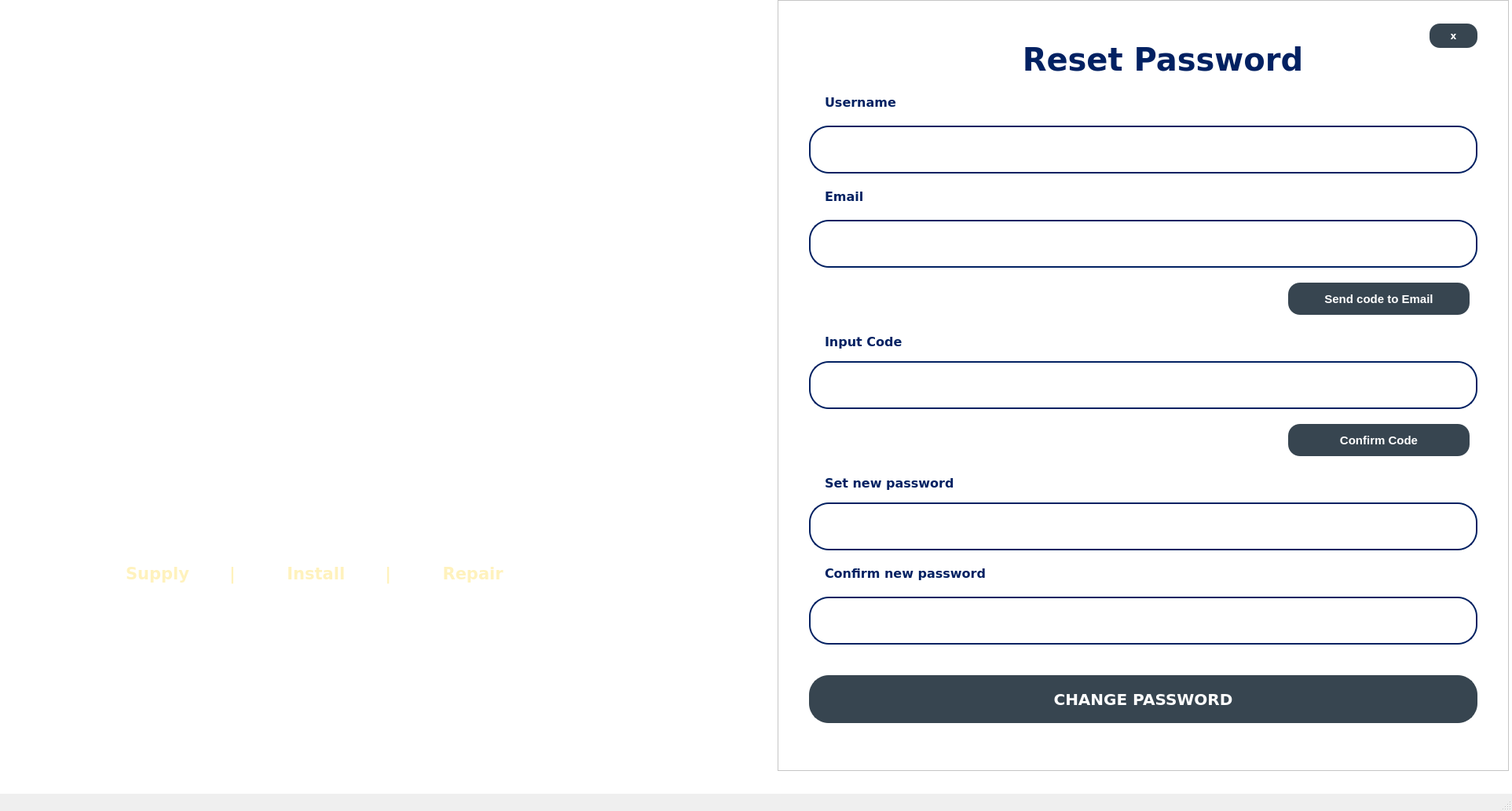
<?xml version="1.0" encoding="UTF-8"?>
<ui version="4.0">
 <class>ForgotPass</class>
 <widget class="QMainWindow" name="ForgotPass">
  <property name="geometry">
   <rect>
    <x>0</x>
    <y>0</y>
    <width>1925</width>
    <height>1033</height>
   </rect>
  </property>
  <property name="maximumSize">
   <size>
    <width>16777215</width>
    <height>16777215</height>
   </size>
  </property>
  <property name="windowTitle">
   <string>Inventory and Sales Management System</string>
  </property>
  <widget class="QWidget" name="centralwidget">
   <property name="styleSheet">
    <string notr="true">background-color: white;</string>
   </property>
   <widget class="QLabel" name="PIC">
    <property name="geometry">
     <rect>
      <x>0</x>
      <y>0</y>
      <width>1921</width>
      <height>982</height>
     </rect>
    </property>
    <property name="minimumSize">
     <size>
      <width>100</width>
      <height>40</height>
     </size>
    </property>
    <property name="maximumSize">
     <size>
      <width>16777215</width>
      <height>16777215</height>
     </size>
    </property>
    <property name="text">
     <string/>
    </property>
    <property name="pixmap">
     <pixmap resource="jj_owner_resources.qrc">:/JJimages/PIC_log_sign_in.png</pixmap>
    </property>
    <property name="scaledContents">
     <bool>true</bool>
    </property>
   </widget>
   <widget class="QLabel" name="label">
    <property name="geometry">
     <rect>
      <x>270</x>
      <y>130</y>
      <width>451</width>
      <height>331</height>
     </rect>
    </property>
    <property name="styleSheet">
     <string notr="true">background-color: transparent;</string>
    </property>
    <property name="text">
     <string/>
    </property>
    <property name="pixmap">
     <pixmap resource="jj_owner_resources.qrc">:/JJimages/JJLOGO.png</pixmap>
    </property>
    <property name="scaledContents">
     <bool>true</bool>
    </property>
   </widget>
   <widget class="QFrame" name="frame">
    <property name="geometry">
     <rect>
      <x>990</x>
      <y>0</y>
      <width>931</width>
      <height>982</height>
     </rect>
    </property>
    <property name="frameShape">
     <enum>QFrame::StyledPanel</enum>
    </property>
    <property name="frameShadow">
     <enum>QFrame::Raised</enum>
    </property>
    <widget class="QPushButton" name="pushButton_xtolanding_forgotpass">
     <property name="geometry">
      <rect>
       <x>830</x>
       <y>30</y>
       <width>61</width>
       <height>31</height>
      </rect>
     </property>
     <property name="font">
      <font>
       <family>Verdana</family>
       <pointsize>9</pointsize>
       <weight>87</weight>
       <bold>true</bold>
      </font>
     </property>
     <property name="styleSheet">
      <string notr="true">border-radius: 13px; 
padding: 1px; 
font-weight: 700;
font-family: &quot;Verdana&quot;, sans-serif; 
background-color: #374550; 
color: white;</string>
     </property>
     <property name="text">
      <string>x</string>
     </property>
    </widget>
    <widget class="QLabel" name="label_9">
     <property name="geometry">
      <rect>
       <x>150</x>
       <y>30</y>
       <width>681</width>
       <height>91</height>
      </rect>
     </property>
     <property name="font">
      <font>
       <family>Verdana</family>
       <pointsize>30</pointsize>
       <weight>87</weight>
       <bold>true</bold>
      </font>
     </property>
     <property name="styleSheet">
      <string notr="true">color: #022162;
font-weight: 700;
font-family: &quot;Verdana&quot;, sans-serif; 
background: transparent;</string>
     </property>
     <property name="text">
      <string>Reset Password</string>
     </property>
     <property name="alignment">
      <set>Qt::AlignCenter</set>
     </property>
    </widget>
    <widget class="QLabel" name="label_10">
     <property name="geometry">
      <rect>
       <x>60</x>
       <y>70</y>
       <width>761</width>
       <height>121</height>
      </rect>
     </property>
     <property name="font">
      <font>
       <family>Verdana</family>
       <pointsize>12</pointsize>
       <weight>87</weight>
       <bold>true</bold>
      </font>
     </property>
     <property name="styleSheet">
      <string notr="true">color: #022162;
font-weight: 700;
font-family: &quot;Verdana&quot;, sans-serif; 
background: transparent;</string>
     </property>
     <property name="text">
      <string>Username</string>
     </property>
    </widget>
    <widget class="QLineEdit" name="ResetPass_enter_username">
     <property name="geometry">
      <rect>
       <x>40</x>
       <y>160</y>
       <width>851</width>
       <height>61</height>
      </rect>
     </property>
     <property name="font">
      <font>
       <family>Verdana</family>
       <pointsize>13</pointsize>
      </font>
     </property>
     <property name="styleSheet">
      <string notr="true">border: 2px solid #022162; 
border-radius: 25px; 
padding: 5px;
font-family: &quot;Verdana&quot;, sans-serif; </string>
     </property>
     <property name="placeholderText">
      <string/>
     </property>
    </widget>
    <widget class="QLabel" name="label_12">
     <property name="geometry">
      <rect>
       <x>60</x>
       <y>200</y>
       <width>771</width>
       <height>101</height>
      </rect>
     </property>
     <property name="font">
      <font>
       <family>Verdana</family>
       <pointsize>12</pointsize>
       <weight>87</weight>
       <bold>true</bold>
      </font>
     </property>
     <property name="styleSheet">
      <string notr="true">color: #022162;
font-weight: 700;
font-family: &quot;Verdana&quot;, sans-serif; 
background: transparent;</string>
     </property>
     <property name="text">
      <string>Email</string>
     </property>
    </widget>
    <widget class="QLineEdit" name="ResetPass_enter_email">
     <property name="geometry">
      <rect>
       <x>40</x>
       <y>280</y>
       <width>851</width>
       <height>61</height>
      </rect>
     </property>
     <property name="font">
      <font>
       <family>Verdana</family>
       <pointsize>13</pointsize>
      </font>
     </property>
     <property name="styleSheet">
      <string notr="true">border: 2px solid #022162; 
border-radius: 25px; 
padding: 5px;
font-family: &quot;Verdana&quot;, sans-serif; </string>
     </property>
     <property name="placeholderText">
      <string/>
     </property>
    </widget>
    <widget class="QPushButton" name="pushButton_ResetPass_send_code">
     <property name="geometry">
      <rect>
       <x>650</x>
       <y>360</y>
       <width>231</width>
       <height>41</height>
      </rect>
     </property>
     <property name="font">
      <font>
       <family>MS Shell Dlg 2</family>
       <pointsize>11</pointsize>
       <weight>75</weight>
       <italic>false</italic>
       <bold>true</bold>
       <underline>false</underline>
      </font>
     </property>
     <property name="styleSheet">
      <string notr="true">QPushButton {
background-color: #374550;
border-radius: 15px; 
padding: 4px;
border: none;
color: white;
font-family: &quot;MS Shell Dlg 2&quot;, sans-serif;
                }
QPushButton:hover {
                    background-color:black;
                    color:white;
font-weight: 700;
                    text-align: center;
                }
</string>
     </property>
     <property name="text">
      <string>Send code to Email</string>
     </property>
    </widget>
    <widget class="QLabel" name="label_13">
     <property name="geometry">
      <rect>
       <x>60</x>
       <y>390</y>
       <width>771</width>
       <height>91</height>
      </rect>
     </property>
     <property name="font">
      <font>
       <family>Verdana</family>
       <pointsize>12</pointsize>
       <weight>87</weight>
       <bold>true</bold>
      </font>
     </property>
     <property name="styleSheet">
      <string notr="true">color: #022162;
font-weight: 700;
font-family: &quot;Verdana&quot;, sans-serif; 
background: transparent;</string>
     </property>
     <property name="text">
      <string>Input Code</string>
     </property>
    </widget>
    <widget class="QLineEdit" name="ResetPass_enter_code">
     <property name="geometry">
      <rect>
       <x>40</x>
       <y>460</y>
       <width>851</width>
       <height>61</height>
      </rect>
     </property>
     <property name="font">
      <font>
       <family>Verdana</family>
       <pointsize>13</pointsize>
      </font>
     </property>
     <property name="styleSheet">
      <string notr="true">border: 2px solid #022162; 
border-radius: 25px; 
padding: 5px;
font-family: &quot;Verdana&quot;, sans-serif; </string>
     </property>
     <property name="placeholderText">
      <string/>
     </property>
    </widget>
    <widget class="QLabel" name="label_14">
     <property name="geometry">
      <rect>
       <x>60</x>
       <y>590</y>
       <width>791</width>
       <height>51</height>
      </rect>
     </property>
     <property name="font">
      <font>
       <family>Verdana</family>
       <pointsize>12</pointsize>
       <weight>87</weight>
       <bold>true</bold>
      </font>
     </property>
     <property name="styleSheet">
      <string notr="true">color: #022162;
font-weight: 700;
font-family: &quot;Verdana&quot;, sans-serif; 
background: transparent;</string>
     </property>
     <property name="text">
      <string>Set new password</string>
     </property>
    </widget>
    <widget class="QLineEdit" name="setNewPass_enter_new_pass">
     <property name="geometry">
      <rect>
       <x>40</x>
       <y>640</y>
       <width>851</width>
       <height>61</height>
      </rect>
     </property>
     <property name="font">
      <font>
       <family>Verdana</family>
       <pointsize>13</pointsize>
      </font>
     </property>
     <property name="styleSheet">
      <string notr="true">border: 2px solid #022162; 
border-radius: 25px; 
padding: 5px;
font-family: &quot;Verdana&quot;, sans-serif; </string>
     </property>
     <property name="placeholderText">
      <string/>
     </property>
    </widget>
    <widget class="QLabel" name="label_15">
     <property name="geometry">
      <rect>
       <x>60</x>
       <y>720</y>
       <width>791</width>
       <height>21</height>
      </rect>
     </property>
     <property name="font">
      <font>
       <family>Verdana</family>
       <pointsize>12</pointsize>
       <weight>87</weight>
       <bold>true</bold>
      </font>
     </property>
     <property name="styleSheet">
      <string notr="true">color: #022162;
font-weight: 700;
font-family: &quot;Verdana&quot;, sans-serif; 
background: transparent;</string>
     </property>
     <property name="text">
      <string>Confirm new password</string>
     </property>
    </widget>
    <widget class="QLineEdit" name="setNewPass_confirmNewPass">
     <property name="geometry">
      <rect>
       <x>40</x>
       <y>760</y>
       <width>851</width>
       <height>61</height>
      </rect>
     </property>
     <property name="font">
      <font>
       <family>Verdana</family>
       <pointsize>13</pointsize>
      </font>
     </property>
     <property name="styleSheet">
      <string notr="true">border: 2px solid #022162; 
border-radius: 25px; 
padding: 5px;
font-family: &quot;Verdana&quot;, sans-serif; </string>
     </property>
     <property name="placeholderText">
      <string/>
     </property>
    </widget>
    <widget class="QPushButton" name="pushButton_ChangePass">
     <property name="geometry">
      <rect>
       <x>40</x>
       <y>860</y>
       <width>851</width>
       <height>61</height>
      </rect>
     </property>
     <property name="font">
      <font>
       <family>Verdana</family>
       <pointsize>15</pointsize>
       <weight>87</weight>
       <bold>true</bold>
      </font>
     </property>
     <property name="styleSheet">
      <string notr="true">border: 2px solid #374550; 
border-radius: 25px; 
padding: 5px; 
font-weight: 700;
font-family: &quot;Verdana&quot;, sans-serif; 
background-color: #374550; 
color: white;</string>
     </property>
     <property name="text">
      <string>CHANGE PASSWORD</string>
     </property>
    </widget>
    <widget class="QPushButton" name="pushButton_ResetPass_confirm_code">
     <property name="geometry">
      <rect>
       <x>650</x>
       <y>540</y>
       <width>231</width>
       <height>41</height>
      </rect>
     </property>
     <property name="font">
      <font>
       <family>MS Shell Dlg 2</family>
       <pointsize>11</pointsize>
       <weight>75</weight>
       <italic>false</italic>
       <bold>true</bold>
       <underline>false</underline>
      </font>
     </property>
     <property name="styleSheet">
      <string notr="true">QPushButton {
background-color: #374550;
border-radius: 15px; 
padding: 4px;
border: none;
color: white;
font-family: &quot;MS Shell Dlg 2&quot;, sans-serif;
                }
QPushButton:hover {
                    background-color:black;
                    color:white;
font-weight: 700;
                    text-align: center;
                }
</string>
     </property>
     <property name="text">
      <string>Confirm Code</string>
     </property>
    </widget>
    <zorder>pushButton_xtolanding_forgotpass</zorder>
    <zorder>label_9</zorder>
    <zorder>label_10</zorder>
    <zorder>ResetPass_enter_username</zorder>
    <zorder>label_12</zorder>
    <zorder>ResetPass_enter_email</zorder>
    <zorder>label_13</zorder>
    <zorder>ResetPass_enter_code</zorder>
    <zorder>label_14</zorder>
    <zorder>setNewPass_enter_new_pass</zorder>
    <zorder>label_15</zorder>
    <zorder>setNewPass_confirmNewPass</zorder>
    <zorder>pushButton_ChangePass</zorder>
    <zorder>pushButton_ResetPass_send_code</zorder>
    <zorder>pushButton_ResetPass_confirm_code</zorder>
   </widget>
   <widget class="QFrame" name="jframe">
    <property name="geometry">
     <rect>
      <x>-10</x>
      <y>460</y>
      <width>951</width>
      <height>431</height>
     </rect>
    </property>
    <property name="styleSheet">
     <string notr="true">background: transparent;</string>
    </property>
    <property name="frameShape">
     <enum>QFrame::StyledPanel</enum>
    </property>
    <property name="frameShadow">
     <enum>QFrame::Raised</enum>
    </property>
    <widget class="QLabel" name="label_18">
     <property name="geometry">
      <rect>
       <x>120</x>
       <y>20</y>
       <width>771</width>
       <height>111</height>
      </rect>
     </property>
     <property name="font">
      <font>
       <family>Verdana</family>
       <pointsize>24</pointsize>
       <weight>87</weight>
       <bold>true</bold>
      </font>
     </property>
     <property name="styleSheet">
      <string notr="true">color: #ffffff;
font-weight: 700;
font-family: &quot;Verdana&quot;, sans-serif; 
background: transparent;
</string>
     </property>
     <property name="text">
      <string>J &amp; J Roofsteel and Gutter Supply</string>
     </property>
    </widget>
    <widget class="QLabel" name="label_6">
     <property name="geometry">
      <rect>
       <x>340</x>
       <y>110</y>
       <width>291</width>
       <height>61</height>
      </rect>
     </property>
     <property name="font">
      <font>
       <family>Verdana</family>
       <pointsize>18</pointsize>
       <weight>87</weight>
       <bold>true</bold>
      </font>
     </property>
     <property name="styleSheet">
      <string notr="true">color: #ffffff;
font-weight: 700;
font-family: &quot;Verdana&quot;, sans-serif; 
background: transparent;
</string>
     </property>
     <property name="text">
      <string>Moalboal Branch</string>
     </property>
    </widget>
    <widget class="QLabel" name="label_11">
     <property name="geometry">
      <rect>
       <x>170</x>
       <y>250</y>
       <width>631</width>
       <height>41</height>
      </rect>
     </property>
     <property name="font">
      <font>
       <family>Verdana</family>
       <pointsize>16</pointsize>
       <weight>87</weight>
       <bold>true</bold>
      </font>
     </property>
     <property name="styleSheet">
      <string notr="true">color: #fff2bd; 
font-weight: 700;
font-family: &quot;Verdana&quot;, sans-serif; 
background: transparent; 
</string>
     </property>
     <property name="text">
      <string>Supply       |         Install       |         Repair    </string>
     </property>
    </widget>
   </widget>
  </widget>
  <widget class="QMenuBar" name="menubar">
   <property name="geometry">
    <rect>
     <x>0</x>
     <y>0</y>
     <width>1925</width>
     <height>26</height>
    </rect>
   </property>
  </widget>
  <widget class="QStatusBar" name="statusbar"/>
 </widget>
 <resources>
  <include location="jj_owner_resources.qrc"/>
  <include location="jj_owner_resources.qrc"/>
 </resources>
 <connections/>
</ui>
